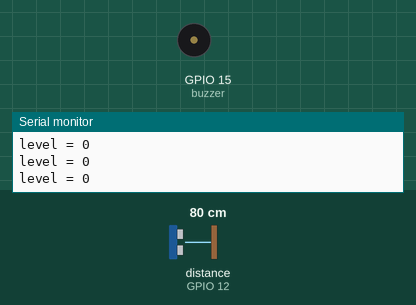
Simulated run of this sketch. Board: ESP32. On the bench: buzzer (waves = sounding), the last lines printed to the serial monitor. Wiring (inferred from the names in the program): ultrasonic range finder: trigger GPIO 13; echo GPIO 12. The inputs (shaded band) are chosen by the test bench; at power-on: distance to the obstacle (sensor on GPIO 12) 80 cm. The echo pulse lasts 58.3 µs per cm; nothing arrives over Bluetooth unless stated.

Above: at 1.2 s.
1.3 s: distance to the obstacle (sensor on GPIO 12) set to 5 cm
2.8 s: distance to the obstacle (sensor on GPIO 12) set to 2 cm
At 3.03 s:
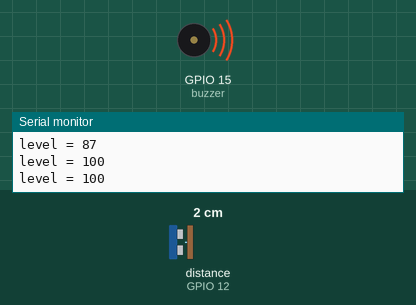
5.8 s: distance to the obstacle (sensor on GPIO 12) set to 18 cm
At 7.2 s:
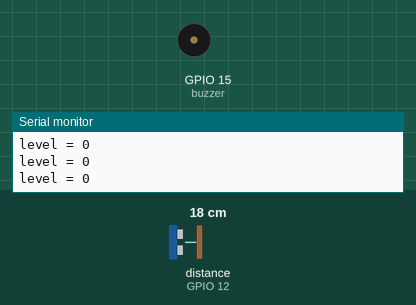
Timing chart, 0 to 8.8 s (numbered marks = the images above; inputs shaded):
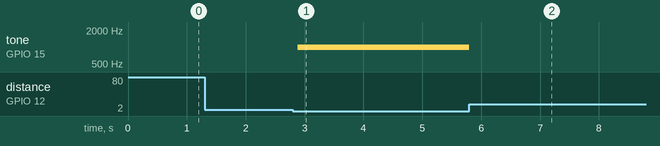

The sketch:

water.ino
```cpp
#include <BluetoothSerial.h>
#define  trig  13
#define  echo  12
#define  buzzer 15

float duration;
float distance;
int level;

BluetoothSerial SerialBT;

void setup() {

  Serial.begin(115200);

  SerialBT.begin();

  pinMode(trig, OUTPUT);
  pinMode(echo, INPUT);
  ledcSetup(0,1E5,12);
  ledcAttachPin(buzzer,0);
}

void loop() {

  digitalWrite(trig, LOW);
  delayMicroseconds(2);

  digitalWrite(trig, HIGH);
  delayMicroseconds(10);
  digitalWrite(trig, LOW);

  duration = pulseIn(echo, HIGH);
  distance = duration * 0.034 / 2;
  level = distance * -7.0422 + 122.00;


 if (level > 100) {level = 100;ledcWriteTone(0,1000);} else if (level < 0) {level = 0;}
  SerialBT.write(level);
  Serial.print("level = ");
  Serial.println(level);
  delay(100);
  ledcWriteTone(0,0);


  }
```

Measured:
- the behaviour switches between 4 and 3 cm on distance to the obstacle (sensor on GPIO 12) (found by bisection; images 0 and 1)
- after the input at 2.8 s, tone on GPIO 15 (buzzer): silent → 1000 Hz after 0.08 s
- after the input at 5.8 s, tone on GPIO 15 (buzzer): 1000 Hz → silent at once
